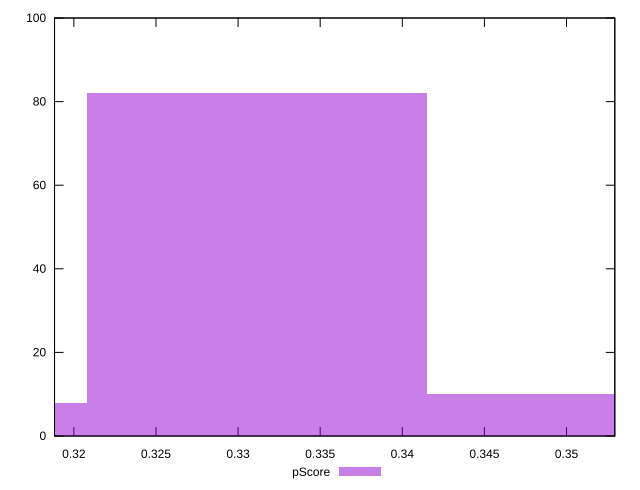

The script that saved this image:
reset

$pScore <<EOF
0.33117540038225074 82
0.31047693785836006 8
0.3518738629061414 10
EOF

set key outside below
set boxwidth 0.02069846252389067
set xrange [0.31882352941176473:0.3529411764705882]
set yrange [0:100]
set trange [0:100]
set style fill transparent solid 0.5 noborder
set terminal svg size 640, 490 enhanced background rgb 'white'
set output "report_00018_2021-02-10T15-25-16.877Z/unused-javascript/samples/pages+cached+noadtech/pScore/histogram.svg"

plot $pScore title "pScore" with boxes

reset
